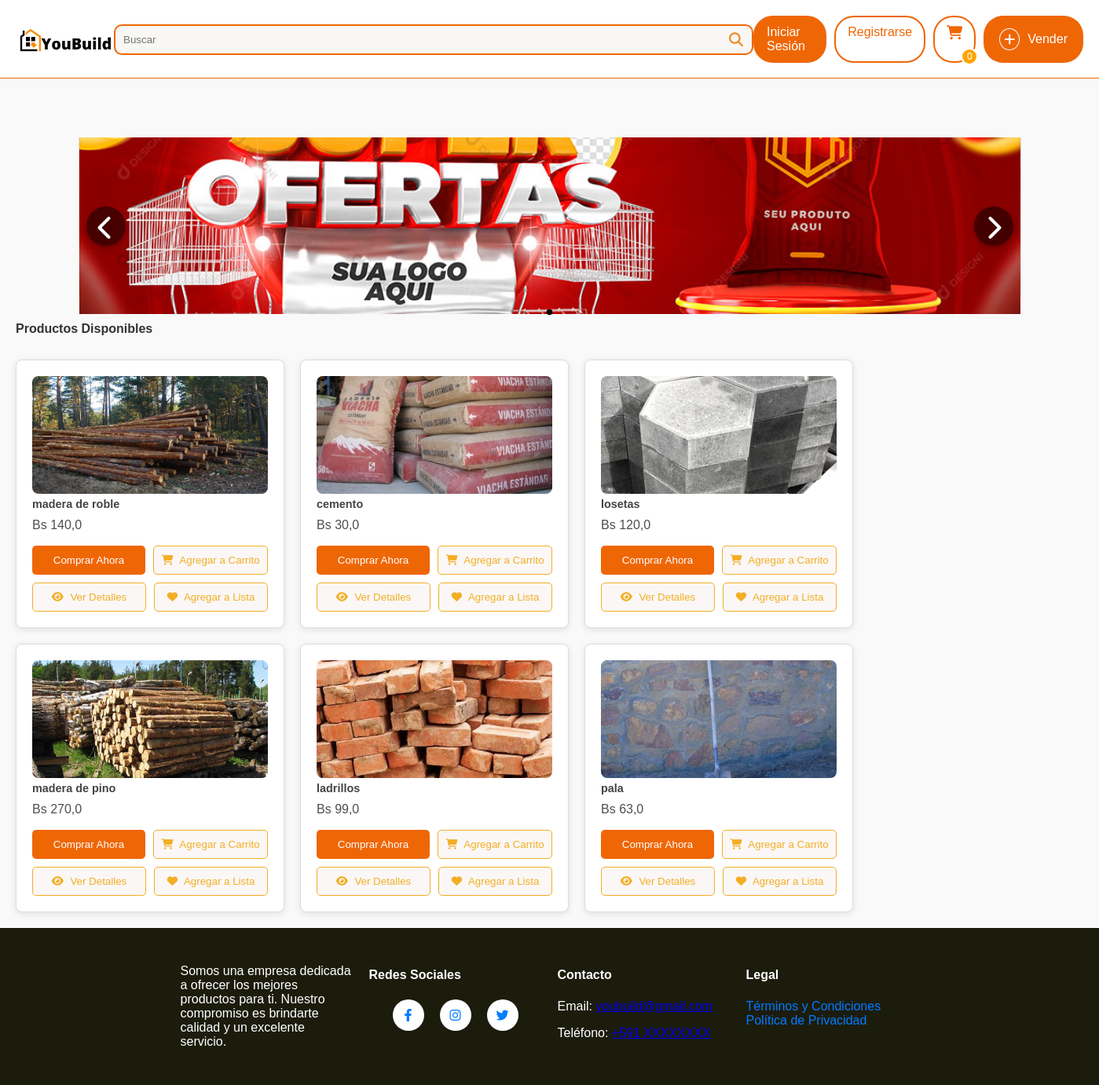
The page / on the database its author committed.
### sistema/models.py (models this page shows, shortened)
class CarruselDB(models.Model):
    imagen = models.ImageField(upload_to="carrusel", null=True)
    class Meta:
        verbose_name = "Carrusel"
        verbose_name_plural = "Carruseles"

class ProductoDb(models.Model):
    nombre = models.CharField(max_length=50, verbose_name="Nombre")
    detalle = models.TextField(max_length=200, verbose_name="Detalle")
    precio = models.FloatField(verbose_name="Precio", validators=[MinValueValidator(0.0), MaxValueValidator(99999.9)])
    categoria_fk = models.ForeignKey(CategoriaDb, on_delete=models.CASCADE, null=True, blank=True)
    subcategoria_fk = models.ForeignKey(SubcategoriaDB, on_delete=models.CASCADE, null=True, blank=True, verbose_name="Subcategoría")  # Nuevo campo
    usuario_fk = models.ForeignKey(UsuarioDB, on_delete=models.CASCADE, null=True, blank=True)
    municipio_fk = models.ForeignKey(MunicipioDB, on_delete=models.CASCADE, null=True, blank=True, verbose_name="Municipio")
    direccion_1 = models.CharField(max_length=255, verbose_name="Dirección 1", null=True, blank=True)
    visitas = models.PositiveIntegerField(default=0, verbose_name="Visitas")
    cantidad = models.IntegerField(default=1)
    class Meta:
        db_table = "productos"
        verbose_name = "Producto"
        verbose_name_plural = "Productos"

class ImagenProductoDB(models.Model):
    producto_fk = models.ForeignKey(ProductoDb, on_delete=models.CASCADE, related_name="imagenes")
    imagen = models.ImageField(upload_to="productos", null=True)
    class Meta:
        verbose_name = "Imagen"
        verbose_name_plural = "Imágenes"

### sistema/views.py (the view)
# urls.py: path('', index_view, name='index'),
def index_view(request):
    if request.user.is_authenticated:
        return redirect('home')
    productos = ProductoDb.objects.all().order_by('-visitas')
    carruseles = CarruselDB.objects.all().order_by("id")
    return render(request, "index.html", {"producto": productos, "carrusel": carruseles})

### sistema/context_processors.py (called while the page is built)
def cart_count(request):
    cart_count = request.session.get('cart_count', 0)
    return {'cart_count': cart_count}

### sistema/templates/index.html (shortened to what this page needs)
<!DOCTYPE html>
{% extends 'layout.html' %}
{% load static %}
{% block extra_styles %}
<link rel="stylesheet" href="{% static 'resultadosVacios.css' %}" />
<link rel="stylesheet" href="{% static 'style.css' %}" />
<link rel="stylesheet" href="{% static 'listaProduct.css' %}" />
<link rel="stylesheet" href="{% static 'topbar.css' %}" />
{% endblock %}
{% block content %}
<main>
  <div class="carousel-container">
    <div class="carousel">
      {% for carrusel_item in carrusel %}
      <div class="carousel-item">
        <img src="{{ carrusel_item.imagen.url }}" alt="Imagen del carrusel" />
      </div>
      {% endfor %}
    </div>
    <button class="carousel-button prev">
      <i class="fas fa-chevron-left"></i>
    </button>
    <button class="carousel-button next">
      <i class="fas fa-chevron-right"></i>
    </button>
  </div>
  <div class="carousel-dots"></div>
  <h2 class="products-title">Productos Disponibles</h2>
  <div class="products-container">
    {% for producto in producto %}
    <div class="product">
      <img src="{{ producto.imagenes.first.imagen.url }}" alt="{{ producto.nombre }}" />
      <h3>{{ producto.nombre }}</h3>
      <p>Bs {{ producto.precio }}</p>
      <div class="buttons-container">
        <div class="button-row">
          <button class="btn buy-now">Comprar Ahora</button>
          <button class="btn add-to-cart" onclick="agregarAlCarrito({{ producto.id }})">
            <i class="fas fa-shopping-cart"></i> Agregar a Carrito
          </button>
        </div>
        <div class="button-row">
          <button class="btn add-to-view" onclick="verDetalles({{ producto.id }})">
            <i class="fas fa-eye"></i> Ver Detalles
          </button>
          <button class="btn add-to-list">
            <i class="fas fa-heart"></i> Agregar a Lista
          </button>
        </div>
      </div>
    </div>
    {% endfor %}
  </div>
</main>
{% endblock %}

### sistema/static/style.css (style rules this page uses)
:root { --primary-color: #ED8C2B; --secondary-color: #E5E8EB; --accent-color: #F2690D; --text-color: #1C1C0D; --link-color: #9E9647; --background-color: #FFFFFB; }
body { font-family: Arial, sans-serif; margin: 0; padding: 0; display: grid; grid-template-rows: auto 1fr auto; min-height: 100vh; background-color: var(--background-color); }
main { display: flex; flex-direction: column; flex: 1; justify-content: flex-start; margin: 0; padding-top: 100px; }
.carousel-container { display: flex; align-items: center; position: relative; width: 90%; margin: -25px auto; overflow: hidden; height: auto; max-width: 1200px; }
.carousel { display: flex; transition: transform 0.5s ease; flex: 1; }
.carousel-item { margin-bottom: 25px; flex: 0 0 100%; display: flex; justify-content: center; align-items: center; font-size: 3rem; background-color: #fff; border: 1px solid #ddd; cursor: pointer; height: 200px; box-sizing: border-box; }
.carousel-item img { width: 100%; height: auto; object-fit: cover; display: block; }
.carousel-button { flex: 0 0 40px; position: absolute; top: 50%; transform: translateY(-50%); background-color: rgba(0, 0, 0, 0.5); color: white; border: none; padding: 10px; cursor: pointer; font-size: 2rem; z-index: 2; width: 50px; height: 50px; border-radius: 50%; box-shadow: 0 2px 5px rgba(0, 0, 0, 0.3); }
.carousel-button.prev { left: 10px; }
.carousel-button.next { right: 10px; }
.carousel-dots { display: flex; justify-content: center; margin-top: 20px; }

### sistema/static/ListaProduct.css (style rules this page uses)
body { font-family: Arial, sans-serif; background-color: #f9f9f9; margin: 0; padding: 0; }
.products-title { text-align: left; margin: 10px; font-size: 1em; color: #333; margin-left: 20px; }
.products-container { display: flex; flex-wrap: wrap; justify-content: flex-start; margin: 10px; z-index: 0; }
.product { background-color: white; border: 1px solid #ddd; border-radius: 8px; padding: 20px; margin: 10px; width: 300px; box-shadow: 0 2px 8px rgba(0, 0, 0, 0.1); transition: transform 0.2s; height: 300px; display: flex; flex-direction: column; justify-content: space-between; }
.product img { width: 100%; height: 150px; border-radius: 8px; object-fit: cover; }
.product h3 { font-size: 0.9em; margin: 5px 0; color: #444; }
.product p { font-size: 1em; margin: 5px 0; color: rgb(78, 78, 76); }
.buttons-container { display: flex; flex-direction: column; gap: 10px; margin-top: auto; }
.button-row { display: flex; justify-content: space-between; gap: 10px; }
.btn { background-color: #ef6605; color: white; border: none; padding: 10px 0; margin: 0; border-radius: 5px; cursor: pointer; transition: background-color 0.3s; flex: 1; min-width: 0; text-align: center; }
.btn.add-to-list, .btn.add-to-view, .btn.add-to-cart { background-color: #faf7f6; color: rgb(243, 174, 37); border: 1px solid rgb(243, 174, 37); }
.btn i { margin-right: 5px; }

### rows shown on the page
CarruselDB: imagen (picture)
ProductoDb: imagenes.first.imagen (picture), nombre "madera de roble", precio "140,0"
ProductoDb: imagenes.first.imagen (picture), nombre "cemento", precio "30,0"
ProductoDb: imagenes.first.imagen (picture), nombre "losetas", precio "120,0"
ProductoDb: imagenes.first.imagen (picture), nombre "madera de pino", precio "270,0"
ProductoDb: imagenes.first.imagen (picture), nombre "ladrillos", precio "99,0"
ProductoDb: imagenes.first.imagen (picture), nombre "pala", precio "63,0"

### other values the page prints
{{ cart_count }} "0"
